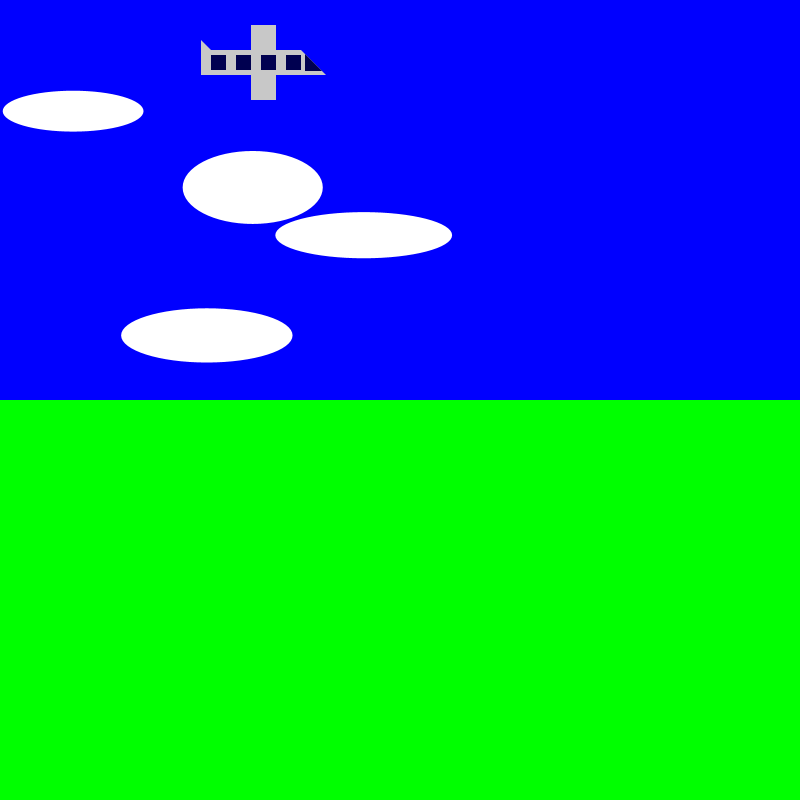
Frame 1 (no input)
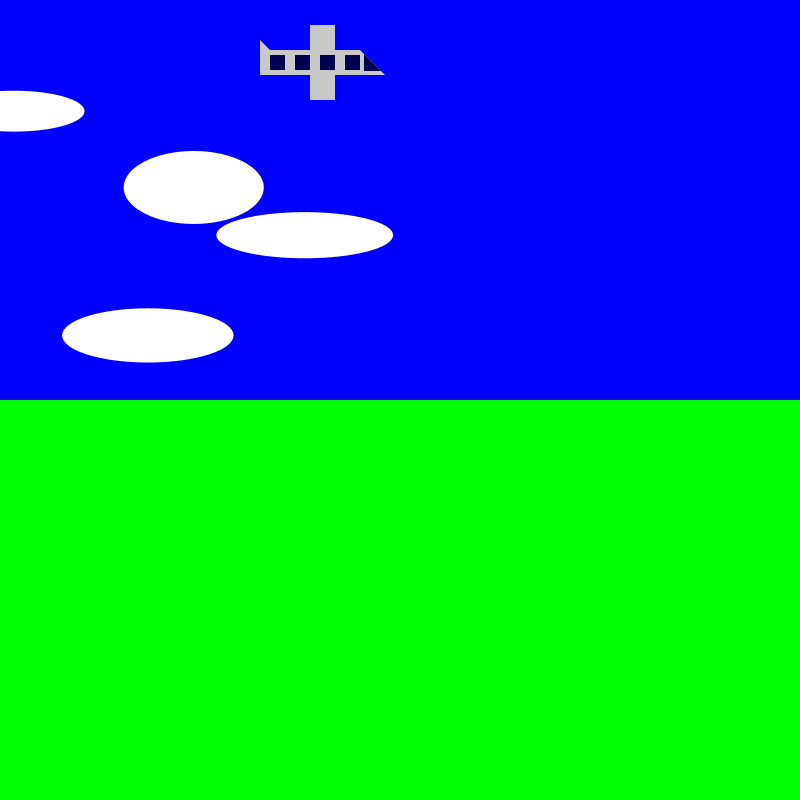
Frame 60 (the mouse pressed at the canvas centre just before this capture)
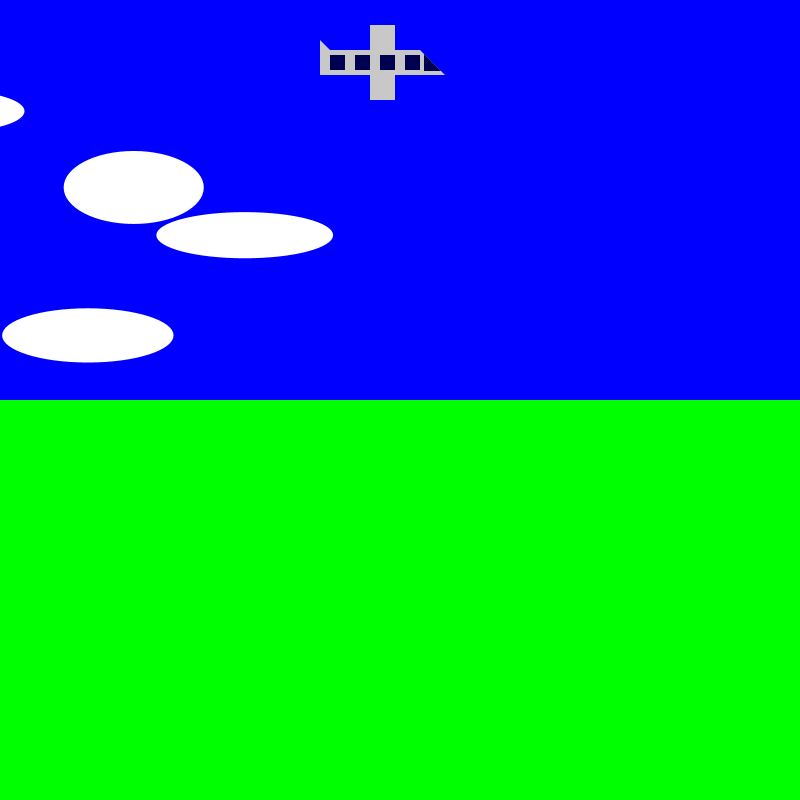
Frame 120 (the mouse held since frame 60 and released just before this capture)

The Processing sketch that drew these frames (run headless with seeded random() and noise(); from frame 60 on, the mouse is pressed at the canvas centre):

// Processing sketch: LapTest2
// ── LapTest2.pde
void setup()
{
  size(800,800);
  plane = new Plane();
  box = new Box();
  
  for (int i = 0; i < 4; i ++)
  {
    Clouds clouds = new Clouds(
    random(0,width),
    random(50,350),
    random(40,100),
    random(120,180),
    random(-1,-10));
    cloud.add(clouds);
  }
    
  
}

  ArrayList<Clouds> cloud = new ArrayList<Clouds>();
  

Plane plane;
Box box;



void draw()
{
  background(0,255,0);
  noStroke();
  fill(0,0,255);
  rect(0,0, width,height/2);
  
  for(int i = cloud.size() - 1 ; i >= 0   ;i --)
  {
    Clouds clouds = cloud.get(i);
    clouds.update();
    clouds.render();
  }
  
  plane.update();
  plane.render();
  box.update();
  box.render(); 
  
  

  
}



  
// ── Clouds.pde
class Clouds
{

Clouds()
{
}
 
 float w;
 float h;
 PVector pos;
 float randomspeed;
 
 Clouds(float x, float y, float H, float W, float RS)
  {
    pos = new PVector(x, y);
    h =  H;
    w = W;
    randomspeed = RS;
    
    
  }
  
  void update()
  {
    pos.x += randomspeed;
    
    if (pos.x <= -w)
    {
      pos.x = width + w;
    } 
  }
  
  
  void render()
  {
    fill(255);
    ellipse(pos.x,pos.y,w,h);
    
     
  }
  
}
// ── Plane.pde
class Plane
{

  float px = 200;
  float py = 50;
  float pw= 100;
  float ph= 25;
  float bt = 0;
  
Plane()
{
}
  


void update()
{
   px++;
  
  if(px > width)
  {
    px = -pw;
  }
  
}

void render()
{
  noStroke();
  fill(200);
  rect(px,py,pw,ph);
  triangle(px + pw,py,px+pw,py+ph,px+pw+25,py+ph);
  triangle(px,py,px,py-10,px+10,py);
  rect(px+50,py-25,25,25);
  rect(px+50,py+25,25,25);
  
  fill(0,0,80);
  triangle(px + pw + 4,py + 4,px+pw+4,py+ph-4,px+pw-4+25,py+ph-4);
  rect(px+10, py + 5, 15,15);
  rect(px+35, py + 5, 15,15);
  rect(px+60, py + 5, 15,15);
  rect(px+85, py + 5, 15,15);
}

}
// ── box.pde
class Box extends Plane
{
  
  
  Box()
  {
    super();
  }
  
 
  

  float bx = px + 25;
  float by = py +25;
  float bw = 10;
  float bh = 10;
  float r = random(height/2,height);
  float trigger;
  
  void update()
  {
    
  
    if(trigger == 1)
    {
      fill(255,0,0);
      rect(bx,by,bw,bh);
      
      if (by <= r)
      {
      bx += 1;
      by +=4;
      }
    }
    
   
  
  }
  
  void render()
  {
    
    
   
    if (keyPressed == true )
    {
      trigger = 1;
    }
    
    
    
  }
  
  
  
  
  
}
